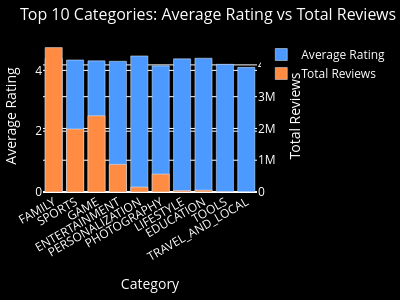

Notebook cell for this chart:
### Code cell
# Figure 6: Grouped Bar Chart - Avg Rating & Total Reviews for Top 10 Categories (Task 5)
# Filters applied before aggregating: rating >= 4.0, size >= 10 MB, and the app's
# Last Updated month must be January (any year).

# 1. Apply the filters
bar_df = apps_df.copy()
bar_df = bar_df[
    (bar_df['Rating'] >= 4.0) &
    (bar_df['Size'] >= 10) &
    (pd.to_datetime(bar_df['Last Updated'], errors='coerce').dt.month == 1)
]

# 2. Aggregate by category: average rating, total review count, total installs
cat_agg = bar_df.groupby('Category').agg(
    Avg_Rating=('Rating', 'mean'),
    Total_Reviews=('Reviews', 'sum'),
    Total_Installs=('Installs', 'sum')
).reset_index()

# 3. Top 10 categories by total installs
top10_cat = cat_agg.sort_values('Total_Installs', ascending=False).head(10)

# 4. Build grouped bar chart with a secondary y-axis (rating 0-5 vs. review counts differ in scale)
fig6 = go.Figure()
fig6.add_trace(go.Bar(
    x=top10_cat['Category'], y=top10_cat['Avg_Rating'],
    name='Average Rating', marker_color='#4C9AFF', yaxis='y1'
))
fig6.add_trace(go.Bar(
    x=top10_cat['Category'], y=top10_cat['Total_Reviews'],
    name='Total Reviews', marker_color='#FF8C42', yaxis='y2'
))

fig6.update_layout(
    title='Top 10 Categories: Average Rating vs Total Reviews',
    xaxis=dict(title='Category', tickangle=-30),
    yaxis=dict(title='Average Rating', range=[0, 5], side='left'),
    yaxis2=dict(title='Total Reviews', overlaying='y', side='right'),
    barmode='group',
    plot_bgcolor=plot_bg_color,
    paper_bgcolor=plot_bg_color,
    font_color=text_color,
    title_font=title_font,
    width=plot_width,
    height=plot_height,
    margin=dict(l=10, r=10, t=40, b=80)
)

# 5. Time-gating: only show this chart on the dashboard between 3 PM - 5 PM IST
ist = pytz.timezone('Asia/Kolkata')
current_hour = datetime.now(ist).hour

if 15 <= current_hour < 17:
    save_plot_as_html(
        fig6,
        "Grouped Bar Chart - Top 10 Categories Rating vs Reviews.html",
        "Average rating vs total reviews for the top 10 categories by installs "
        "(filtered: rating>=4.0, size>=10MB, last updated in January). Visible only 3 PM-5 PM IST."
    )
    fig6.show()
else:
    print(f"Current IST hour is {current_hour}:00 - grouped bar chart is hidden "
          f"(only shown on the dashboard between 3 PM and 5 PM IST).")

### Figure 1 — Plotly figure (JSON) as saved in the notebook; plotly's stock layout.template omitted (floating-point values rounded to 4 significant figures)
{"data": [{"marker": {"color": "#4C9AFF"}, "name": "Average Rating", "type": "bar", "x": ["FAMILY", "SPORTS", "GAME", "ENTERTAINMENT", "PERSONALIZATION", "PHOTOGRAPHY", "LIFESTYLE", "EDUCATION", "TOOLS", "TRAVEL_AND_LOCAL"], "y": [4.395, 4.343, 4.313, 4.3, 4.475, 4.15, 4.38, 4.4, 4.2, 4.1], "yaxis": "y"}, {"marker": {"color": "#FF8C42"}, "name": "Total Reviews", "type": "bar", "x": ["FAMILY", "SPORTS", "GAME", "ENTERTAINMENT", "PERSONALIZATION", "PHOTOGRAPHY", "LIFESTYLE", "EDUCATION", "TOOLS", "TRAVEL_AND_LOCAL"], "y": [4544623, 1982017, 2397589, 869111, 155996, 563720, 42809, 57645, 8010, 974], "yaxis": "y2"}], "layout": {"barmode": "group", "font": {"color": "white"}, "height": 300, "margin": {"b": 80, "l": 10, "r": 10, "t": 40}, "paper_bgcolor": "black", "plot_bgcolor": "black", "title": {"font": {"size": 16}, "text": "Top 10 Categories: Average Rating vs Total Reviews"}, "width": 400, "xaxis": {"tickangle": -30, "title": {"text": "Category"}}, "yaxis": {"range": [0, 5], "side": "left", "title": {"text": "Average Rating"}}, "yaxis2": {"overlaying": "y", "side": "right", "title": {"text": "Total Reviews"}}}}
